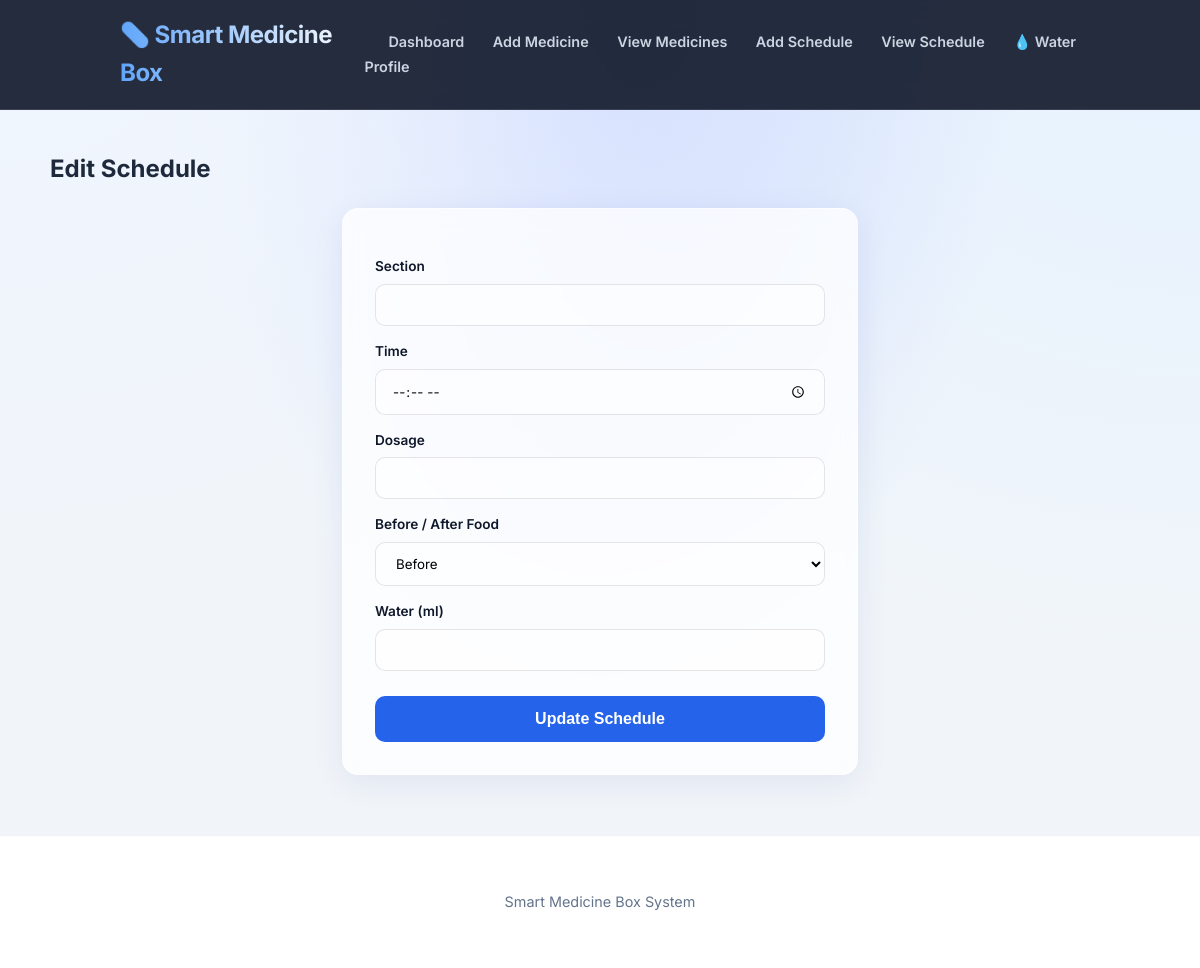
/edit_schedule/1, run on an earlier commit of the app's database.
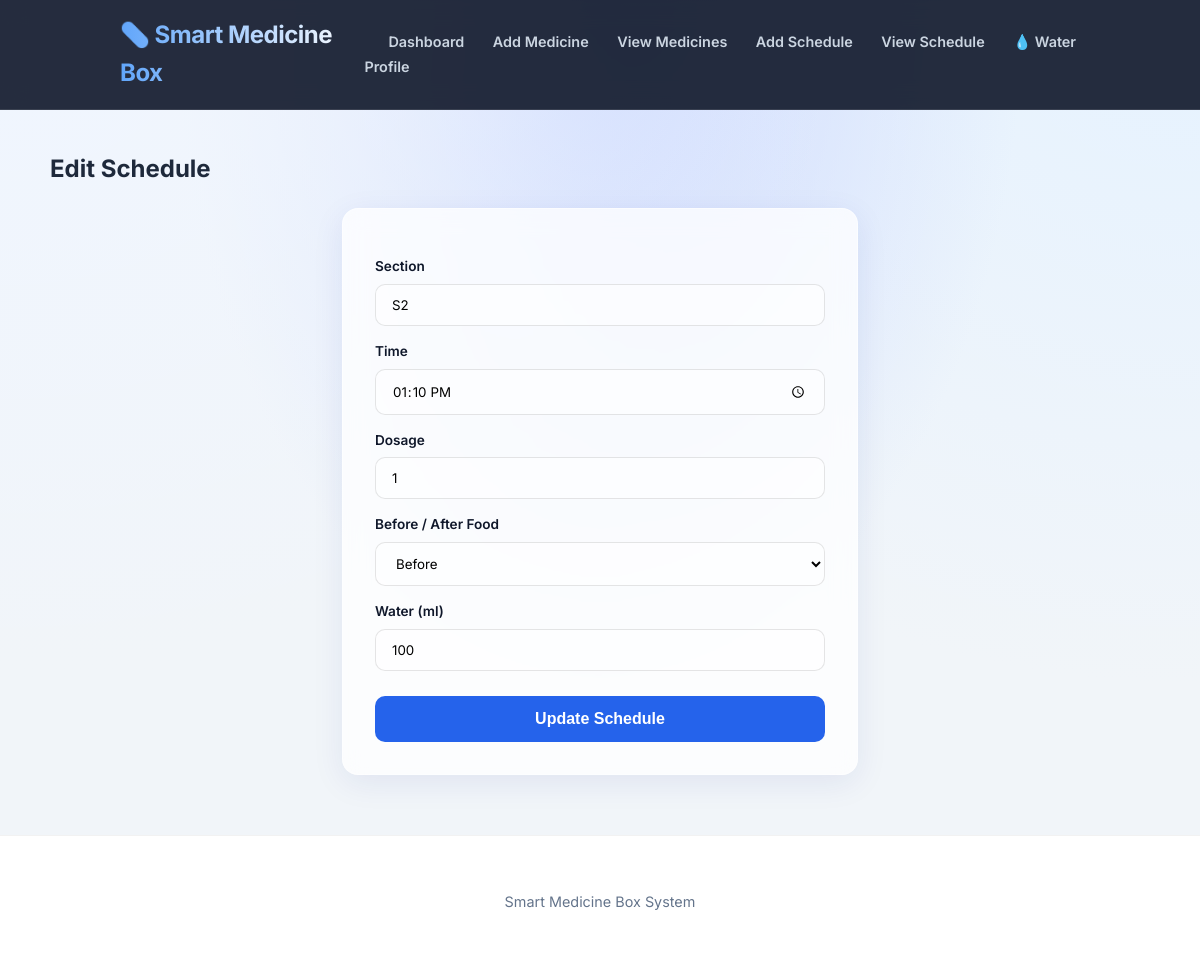
And on a later commit of the database.
### tables this page shows
CREATE TABLE schedule (
        schedule_id INTEGER PRIMARY KEY AUTOINCREMENT,
        section_id TEXT,
        time TEXT,
        dosage INTEGER,
        before_after_food TEXT,
        water_ml INTEGER,
        FOREIGN KEY (section_id) REFERENCES compartments(section_id)
    );

### medicine/app.py (the view)
@app.route("/edit_schedule/<int:schedule_id>")
def edit_schedule(schedule_id):
    data = database.get_schedule_by_id(schedule_id)
    return render_template("edit_schedule.html", data=data)

### medicine/database.py (called while the page is built)
def connect():
    return sqlite3.connect(DB_NAME)

def get_schedule_by_id(schedule_id):
    conn = connect()
    cursor = conn.cursor()
    cursor.execute("SELECT * FROM schedule WHERE schedule_id=?", (schedule_id,))
    data = cursor.fetchone()
    conn.close()
    return data

### medicine/templates/edit_schedule.html (shortened to what this page needs)
{% extends "base.html" %}
{% block content %}
<h2>Edit Schedule</h2>
<div class="form-box">
<form action="/update_schedule" method="POST">
<label>Section</label>
<input type="text" name="section_id" value="{{data[1]}}">
<label>Time</label>
<input type="time" name="time" value="{{data[2]}}">
<label>Dosage</label>
<input type="number" name="dosage" value="{{data[3]}}">
<label>Before / After Food</label>
<select name="before_after_food">
<option value="Before" {% if data[4]=="Before" %}selected{% endif %}>Before</option>
</select>
<label>Water (ml)</label>
<input type="number" name="water_ml" value="{{data[5]}}">
<button type="submit">Update Schedule</button>
</form>
</div>
{% endblock %}

What changed in the data, as far as the page shows it:
added schedule: section_id "S2", time "13:10", dosage "1", water_ml "100"
